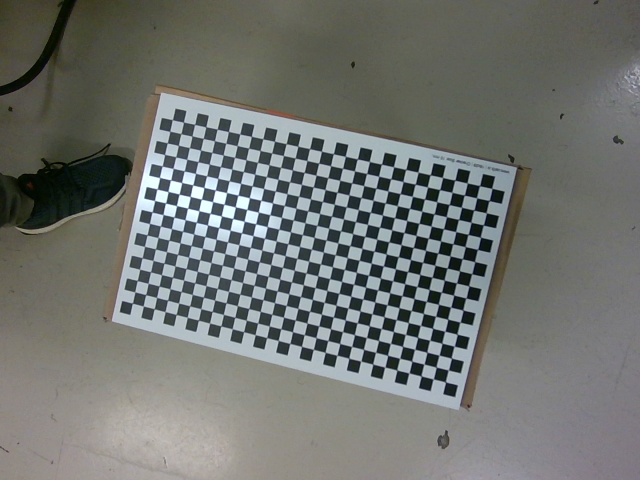
#> input picture camera_calibration/calibration_data2/image_01.png, 640 x 480 px; its folder holds only this picture in this run
$ python calibrate.py
#> lines starting #> are read from the running program, lines starting #| are printed output that depends on the picture; after the words box and inside, x2 and y2 are one past the last pixel; in counts of white or black regions, pixels touching at a corner belong together; long printed decimals are rounded
import numpy as np
import cv2
import glob
import matplotlib.pyplot as plt

# Specify the dimensions of the chessboard
chessboard_size = (18, 29)
square_size = 0.01  # 10mm in meters

# Prepare the object points for the chessboard (0,0,0), (1,0,0), (2,0,0) ... etc.
objp = np.zeros(((chessboard_size[1]-1) * (chessboard_size[0]-1), 3), np.float32)
objp[:, :2] = np.mgrid[0:(chessboard_size[0]-1), 0:(chessboard_size[1]-1)].T.reshape(-1, 2)
objp *= square_size

# Termination criteria for the iterative algorithm
criteria = (cv2.TERM_CRITERIA_EPS + cv2.TERM_CRITERIA_MAX_ITER, 30, 0.001)

# Arrays to store object points and image points from all images.
objpoints = []  # 3d point in real world space
imgpoints = []  # 2d points in image plane.
image_shape = None  # We'll set this after reading the first image

# Name of folder where images and poses are located
path_to_data = "calibration_data2"

# Load the robot poses
robot_poses = []
with open(f'{path_to_data}/extrinsic_calibration_poses.txt', 'r') as f:
#> (reads camera_calibration/calibration_data2/extrinsic_calibration_poses.txt from the repository)
    for line in f:
        #print(line)
        #line = line[1:-1]
        pose = np.array(eval(line.strip()))
        robot_poses.append(pose)

# Process the images and find the chessboard corners
images = glob.glob(f'{path_to_data}/image_*.png')

for idx, fname in enumerate(images):
    img = cv2.imread(fname)
#> img is the input picture: shape (480, 640, 3); mean B, G, R 112.3, 116.3, 113.2
    gray = cv2.cvtColor(img, cv2.COLOR_BGR2GRAY)

    # Set the image shape here after reading the first image
    if image_shape is None:
        image_shape = gray.shape[::-1]
#> image_shape = (640, 480)

    # Find the chessboard corners
    ret, corners = cv2.findChessboardCorners(gray, (chessboard_size[0]-1, chessboard_size[1]-1), None)
#> ret = True; corners = 476 rows, first 8: [132.4, 303.2], [134.7, 291.9], [137.2, 280.5], [139.5, 269.3], [142.1, 257.8], [144.5, 246.4], [147, 235], [149.5, 223.5]

    # If found, add object points, image points
    if ret == True:
        objpoints.append(objp)
        corners2 = cv2.cornerSubPix(gray, corners, (11, 11), (-1, -1), criteria)
#> corners2 = 476 rows, first 8: [138.8, 299.1], [138.8, 299.1], [143.7, 276.3], [143.7, 276.3], [148.8, 253.2], [148.8, 253.2], [154.2, 229.5], [142.9, 214.4]
        imgpoints.append(corners2)

        # Draw and display the corners
        img = cv2.drawChessboardCorners(img, (chessboard_size[0]-1, chessboard_size[1]-1), corners2, ret)
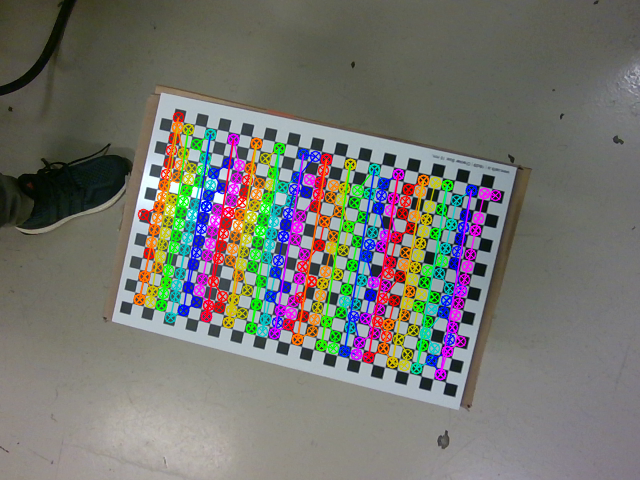
#> img: shape (480, 640, 3); 13.78% of pixels changed, all inside (x1, y1, x2, y2) = (133, 111, 502, 381)
        #cv2.imshow('img', img)
        #cv2.waitKey(5000)

cv2.destroyAllWindows()

# Perform the camera calibration to get camera matrix, distortion coefficients, and rotation and translation vectors from camera to chessboard
ret, mtx, dist, rvecs, tvecs = cv2.calibrateCamera(objpoints, imgpoints, image_shape, None, None)
#> ret = 8.34; mtx = [[1166.5, 0, 323.5], [0, 1099.5, 236.6], [0, 0, 1]]; dist = [[-14.5, 836.9, 0.106, -0.0871, -15650.7]]; rvecs = ([-0.161, 0.344, -1.34],); tvecs = ([-0.154, 0.0546, 0.902],)

# Save the camera matrix and distortion coefficients to a file
print("Camera matrix: \n", mtx)
#| Camera matrix:
#|  [[1.16650913e+03 0.00000000e+00 3.23516321e+02]
#|  [0.00000000e+00 1.09950111e+03 2.36584153e+02]
#|  [0.00000000e+00 0.00000000e+00 1.00000000e+00]]
print("Distortion coefficients: \n", dist)
#| Distortion coefficients:
#|  [[-1.44979448e+01  8.36896840e+02  1.05921065e-01 -8.71469067e-02
#|   -1.56507195e+04]]

np.savetxt('camera_matrix.txt', mtx)
np.savetxt('dist_coefficients.txt', dist)

# Initialize empty transformation matrix
hand_eye_transformation_matrix = np.eye(4)

# Perform hand-eye calibration
if len(objpoints) == len(robot_poses):
    # Convert the robot poses to rotation matrices and translation vectors
    robot_rotation_matrices = []
    robot_translation_vectors = []
    for pose in robot_poses:
        R, _ = cv2.Rodrigues(np.array(pose[3:]))  # Convert rotation vector to rotation matrix
        t = np.array(pose[:3]).reshape((3, 1))    # Extract translation vector
        robot_rotation_matrices.append(R)
        robot_translation_vectors.append(t)

    # Perform hand-eye calibration
    r_matrix, tvec = cv2.calibrateHandEye(robot_rotation_matrices, robot_translation_vectors,
                                              rvecs, tvecs,
                                              mtx, dist)

    # Form the transformation matrix
    hand_eye_transformation_matrix[:3, :3] = r_matrix
    hand_eye_transformation_matrix[:3, 3] = tvec.flatten()

    print("Transformation Matrix:\n", hand_eye_transformation_matrix)
else:
    print("Mismatch in the number of object points and robot poses")

# Save the transformation matrix to file
np.savetxt('hand_eye_transformation.txt', hand_eye_transformation_matrix)

# Calculate re-projection error
error_accumulated = 0
errors = []
for i in range(len(objpoints)):
    imgpoints_reprojected, _ = cv2.projectPoints(objpoints[i], rvecs[i], tvecs[i], mtx, dist)
    error = cv2.norm(imgpoints[i], imgpoints_reprojected, cv2.NORM_L2)/len(imgpoints_reprojected)
    error_accumulated += error
    errors.append(error)
#> this loop made 1 pass
#> (error, error_accumulated) on pass 1: (0.382, 0.382)
#> after the loop, error_accumulated = 0.382; errors = [0.382]

# Calculate mean error
mean_error = error_accumulated/len(objpoints)
#> mean_error = 0.382
print( "total error: {}".format(mean_error))
#| total error: 0.3821

# Calculate standard deviation
std_dev = np.std(errors)
#> std_dev = 0
k = 2 # Number of standard deviations away from mean considered as outliers
print("Standard deviation: {}".format(std_dev))
#| Standard deviation: 0.0

# Scatter plot of re-projection errors
plt.figure(figsize=(10, 6))
# Generate a list of indices to use as the x-axis for the scatter plot
indices = list(i for i in range(1, len(errors) + 1))
#> indices = [1]
plt.scatter(indices, errors)
plt.title('Scatter plot of re-projection error for each image', fontsize=16)
plt.xlabel('Image number', fontsize=14)
plt.ylabel('Re-projection error [pixels]', fontsize=14)
plt.axhline(y=mean_error, color='b', linestyle='--')
plt.axhline(y=mean_error + k*std_dev, color='r', linestyle='--')
plt.axhline(y=mean_error - k*std_dev, color='r', linestyle='--')
# Add legend for the mean and standard deviation lines
plt.legend(['Single image error', 'Mean error', 'Mean ± 3*std'])
plt.xticks(indices)
plt.grid()
plt.gca().set_axisbelow(True)
plt.show()
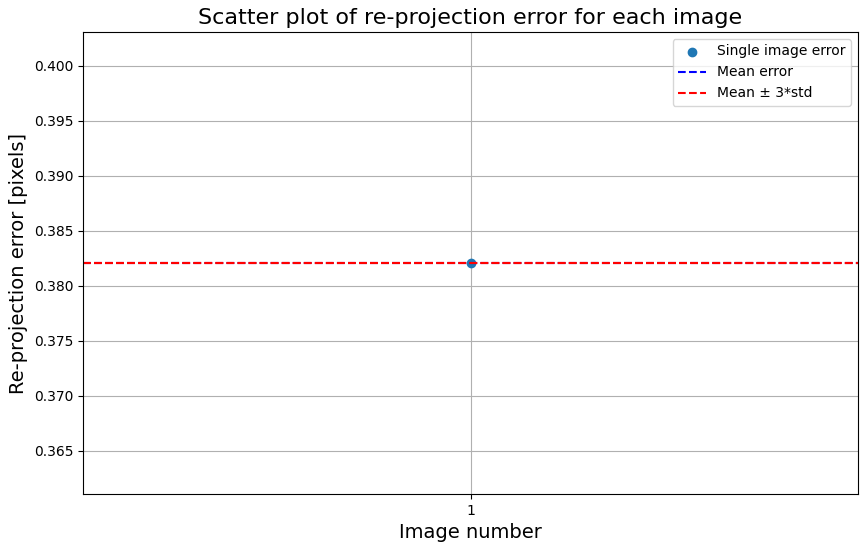
#> figure drawn by matplotlib, 1 panel
